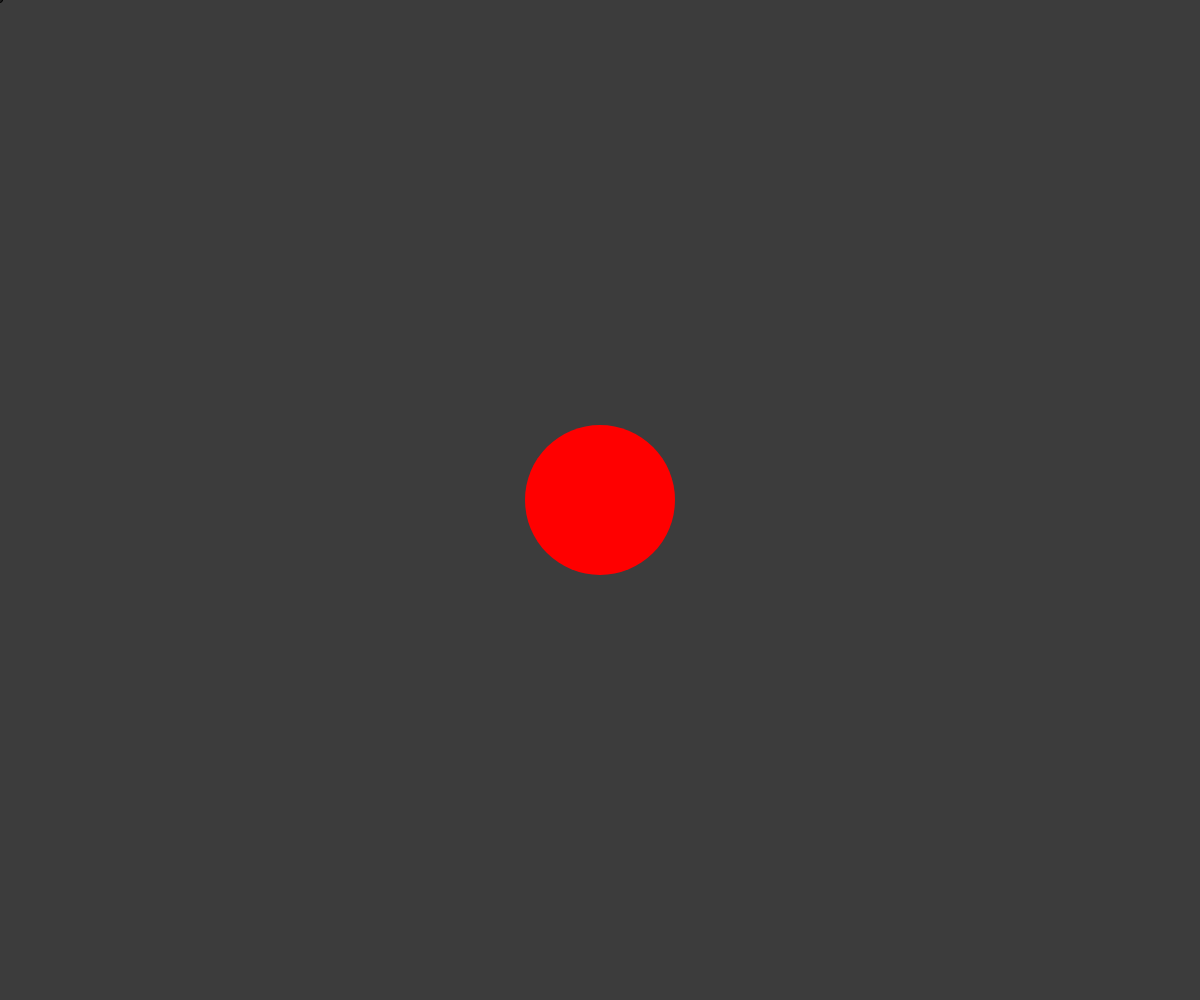
Frame 1 (no input)
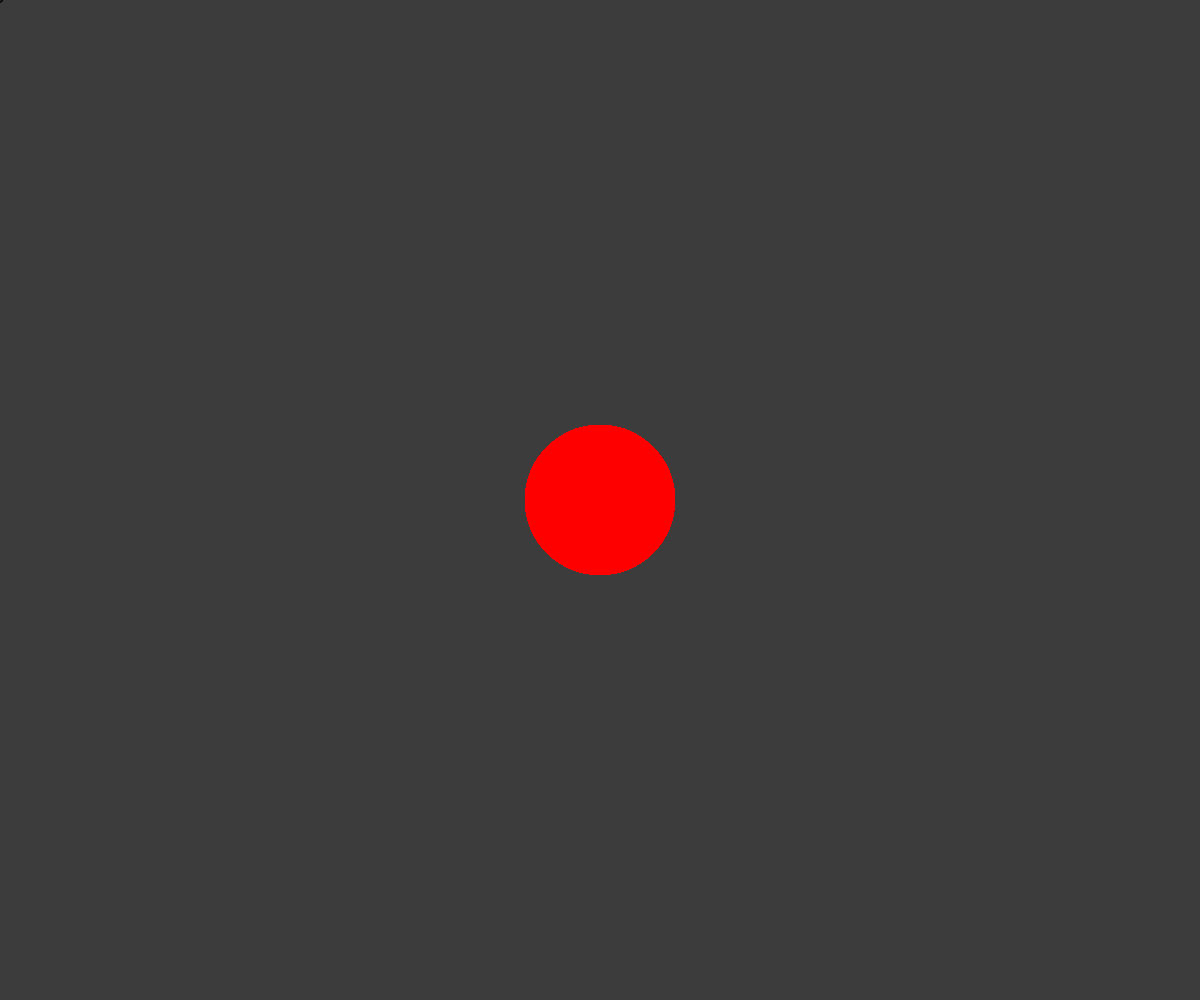
Frame 60 (no input)
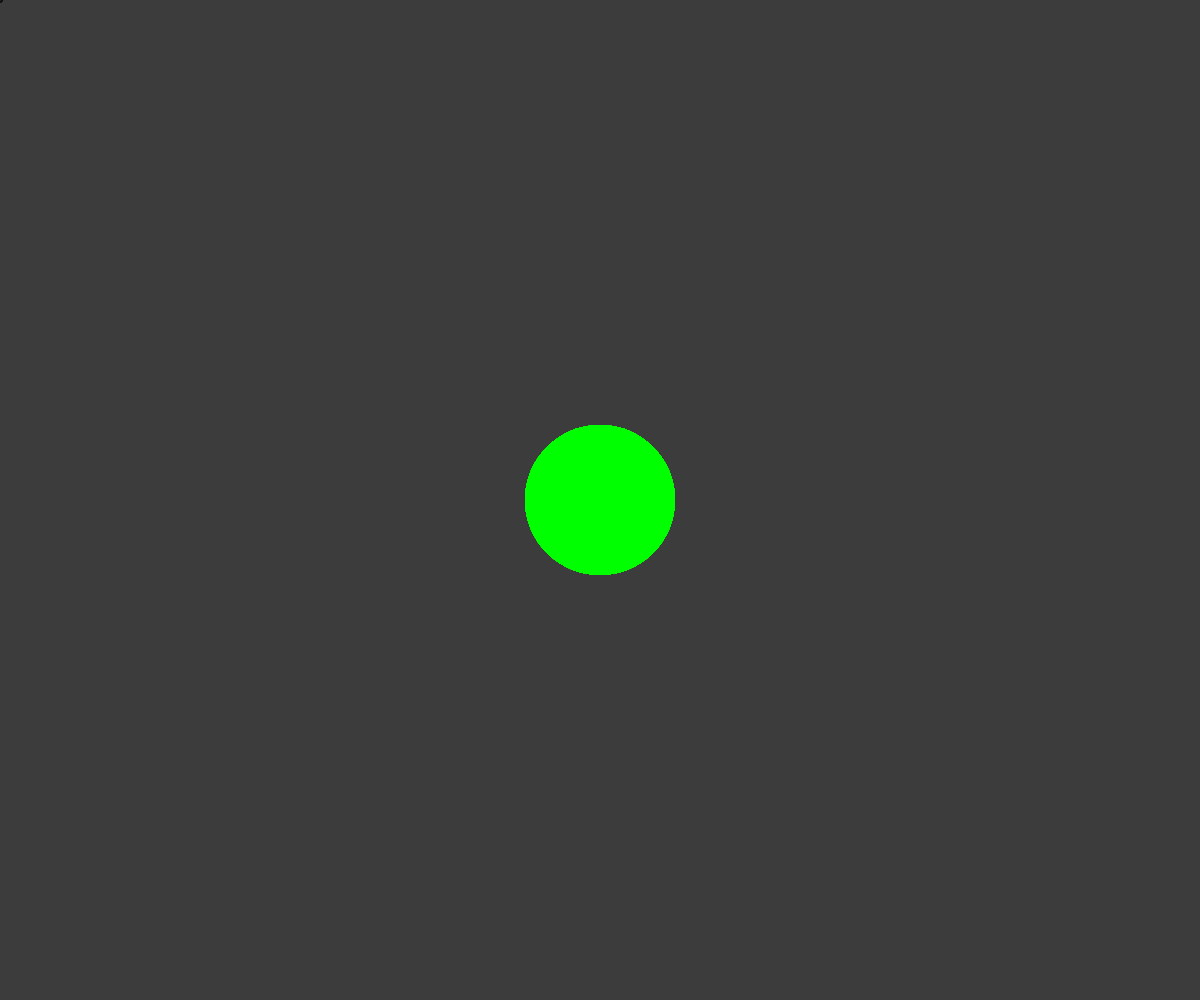
Frame 120 (the mouse pressed at the canvas centre since frame 60)

The p5.js sketch that drew these frames (run headless with seeded random() and noise() and a simulated clock; from frame 60 on, the mouse is pressed at the canvas centre):

// p5.js sketch
// ── sketch.js
function setup(){
	createCanvas(windowWidth,windowHeight);
	background(60)
	
};

/*let's explore some of the event handlers that are built into p5.
What is an event? 
HTML events are "things" that happen to HTML elements.
When JavaScript is used in HTML pages, JavaScript can "react" to these events.
*/

function draw(){

//first lets look at two variables that are always tested in p5, mouseIsPressed and keyIsPressed. These are great for simple tests.

var myColor = [255,0,0];

if (mouseIsPressed){
	myColor = [0,255,0];
};

if (keyIsPressed){
	myColor = [0,0,255];
};

//You also test for which mouse button is pressed with mouseButton options are LEFT, MIDDLE, RIGHT

if (mouseIsPressed){
	if (mouseButton == RIGHT){
		myColor = [255,255,255];
	}
}

//Very similarly, you can test keys using the variable key for ASCII keys (Letters and numerals) and keyCode for special keys. KeyCode can be used to detect BACKSPACE, DELETE, ENTER, RETURN, TAB, ESCAPE, SHIFT, CONTROL, OPTION, ALT, UP_ARROW, DOWN_ARROW, LEFT_ARROW, RIGHT_ARROW.

if (keyIsPressed){

	if (key == "a"){
		myColor = [255,255,0];	
	}

	if (keyCode == UP_ARROW){
		myColor = [0,0,0];
	}
}

noStroke();
fill(myColor);
ellipse(width/2, height/2, width/8, width/8);	

};


//while mouseIsPressed and keyIsPressed are always being tested in the loop, mousePressed() triggers once as an event. Notice that these are seperate p5 functions!

function mousePressed() {
  ellipse(mouseX, mouseY, 25, 25);
  // prevent default, or false positives
  return false;
}
//mouseMoved is triggered everytime the mouse is moved.
function mouseMoved() {
	fill(30);
  ellipse(mouseX, mouseY, 5, 5);
  // prevent default
  return false;
}
//mouseReleased is triggered everytime the mouse button is released.
function mouseReleased() {
	fill(100,100,100,100);
  ellipse(mouseX, mouseY, 55, 55);
  // prevent default
  return false;
}

//use keyPressed() with a switch statment to build keyboard interactions. key will aslo store the last key used in memory. This is useful for user input, making a music keyboard, or simple games.

function keyPressed(){
	switch(key){
		case "1":
		fill(random(255));
		text(key,50,50);
		break;
		case "2":
		fill(random(255));
		text(key,150,50);
		break;
		case "3":
		fill(random(255));
		text(key,250,50);
		break;
		default:
		break;
	}
}
